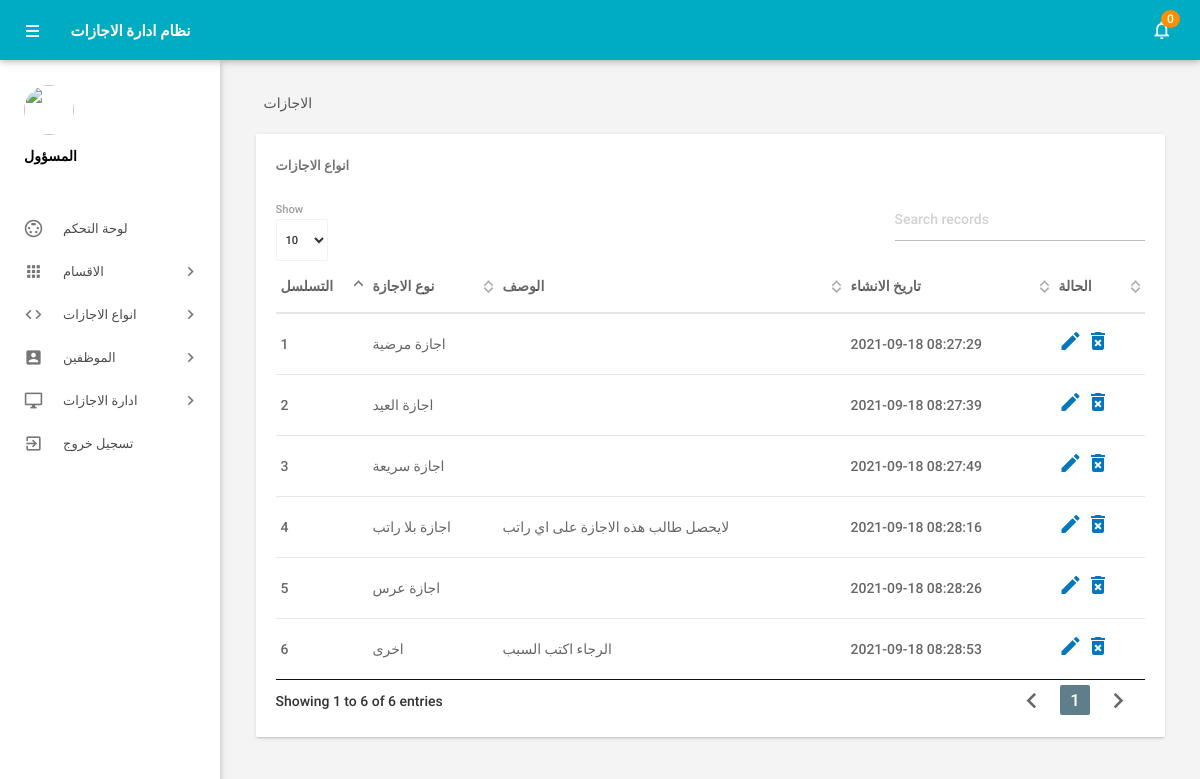
Screenshot of /admin/manageleavetype.php (signed in) with the database file from the repository.
### tables this page shows
CREATE TABLE `tblleavetype` (
  `id` int(11) NOT NULL,
  `LeaveType` varchar(200) DEFAULT NULL,
  `Description` mediumtext DEFAULT NULL,
  `CreationDate` timestamp NOT NULL DEFAULT current_timestamp()
);

### admin/manageleavetype.php (the view, shortened to what this page needs)
<?php
include('includes/config.php');
if(strlen($_SESSION['alogin'])==0)
    {
header('location:index.php');
}
else{
 ?>
<!DOCTYPE html>
<html lang="en">
    <head>
        <link type="text/css" rel="stylesheet" href="../assets/plugins/materialize/css/materialize.min.css"/>
        <link href="../assets/plugins/material-preloader/css/materialPreloader.min.css" rel="stylesheet">
        <link href="../assets/plugins/datatables/css/jquery.dataTables.min.css" rel="stylesheet">
        <link href="../assets/css/alpha.min.css" rel="stylesheet" type="text/css"/>
        <link href="../assets/css/custom.css" rel="stylesheet" type="text/css"/>
    </head>
    <body>
       <?php include('includes/header.php');?>
       <?php include('includes/sidebar.php');?>
            <main class="mn-inner">
                <div class="row">
                    <div class="col s12">
                        <div class="page-title">الاجازات</div>
                    </div>
                    <div class="col s12 m12 l12">
                        <div class="card">
                            <div class="card-content">
                                <span class="card-title">انواع الاجازات</span>
                                <table id="example" class="display responsive-table ">
                                    <thead>
                                        <tr>
                                            <th>التسلسل</th>
                                            <th>نوع الاجازة</th>
                                            <th>الوصف</th>
                                            <th>تاريخ الانشاء</th>
                                            <th>الحالة</th>
                                        </tr>
                                    </thead>
                                    <tbody>
<?php $sql = "SELECT * from tblleavetype";
$query = $dbh -> prepare($sql);
$query->execute();
$results=$query->fetchAll(PDO::FETCH_OBJ);
$cnt=1;
if($query->rowCount() > 0)
{
foreach($results as $result)
{               ?>
                                        <tr>
                                            <td> <?php echo htmlentities($cnt);?></td>
                                            <td><?php echo htmlentities($result->LeaveType);?></td>
                                            <td><?php echo htmlentities($result->Description);?></td>
                                            <td><?php echo htmlentities($result->CreationDate);?></td>
                                            <td><a href="editleavetype.php?lid=<?php echo htmlentities($result->id);?>"><i class="material-icons">mode_edit</i></a>
                                            <a href="manageleavetype.php?del=<?php echo htmlentities($result->id);?>" onclick="return confirm('Do you want to delete');"> <i class="material-icons">delete_forever</i></a> </td>
                                        </tr>
                                         <?php $cnt++;} }?>
                                    </tbody>
                                </table>
                            </div>
                        </div>
                    </div>
                </div>
            </main>
        </div>
        <div class="left-sidebar-hover"></div>
    </body>
</html>
<?php } ?>

### rows the page displays
tblleavetype: LeaveType "اجازة مرضية", CreationDate "2021-09-18 08:27:29"
tblleavetype: LeaveType "اجازة العيد", CreationDate "2021-09-18 08:27:39"
tblleavetype: LeaveType "اجازة سريعة", CreationDate "2021-09-18 08:27:49"
tblleavetype: LeaveType "اجازة بلا راتب", Description "لايحصل طالب هذه الاجازة على اي راتب", CreationDate "2021-09-18 08:28:16"
tblleavetype: LeaveType "اجازة عرس", CreationDate "2021-09-18 08:28:26"
tblleavetype: LeaveType "اخرى", Description "الرجاء اكتب السبب", CreationDate "2021-09-18 08:28:53"

### other values shown
$unreadcount "0"
